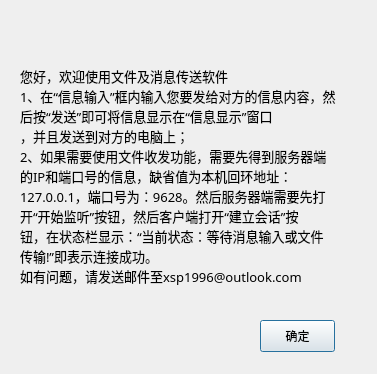
<?xml version="1.0" encoding="UTF-8"?>
<ui version="4.0">
 <class>Dialog</class>
 <widget class="QDialog" name="Dialog">
  <property name="geometry">
   <rect>
    <x>0</x>
    <y>0</y>
    <width>377</width>
    <height>374</height>
   </rect>
  </property>
  <property name="windowTitle">
   <string>帮助</string>
  </property>
  <property name="styleSheet">
   <string notr="true">MainWindow{
background-color:#EEEEEE
}
QPalette{background:#CFDDEE;}QGroupBox#gboxDevicePanel&gt;QLabel{color:#324C6C;}

QWidget#frmMain,QWidget[Form=&quot;true&quot;]{
border:1px solid #B4C2D7;
border-radius:0px;
}

.QFrame{
border:1px solid #B4C2D7;
border-radius:5px;
}

QLabel,QLineEdit,QTextEdit,QPlainTextEdit,QSpinBox,QGroupBox,QComboBox,QDateEdit,QTimeEdit,QDateTimeEdit,QSpinBox,QTreeView,QListView,QTableView,QTabWidget::pane{
color:#324C6C;
}

QWidget#widget_title{
background:qlineargradient(spread:pad,x1:0,y1:0,x2:0,y2:1,stop:0 #C0D3EB,stop:1 #BCCFE7);
}

QLabel#lab_Ico,QLabel#lab_Title{
border-radius:0px;
color:#324C6C;
background-color:rgba(0,0,0,0);
border-style:none;
}

QToolButton::menu-indicator{
image:None;
}

QToolButton,QWidget#widget_frm&gt;QLabel{
border-style:none;
padding:10px;
color:#324C6C;
background:qlineargradient(spread:pad,x1:0,y1:0,x2:0,y2:1,stop:0 #C0D3EB,stop:1 #BCCFE7);
}

QToolButton:hover,QWidget#widget_frm&gt;QLabel:hover{
background:qlineargradient(spread:pad,x1:0,y1:0,x2:0,y2:1,stop:0 #D2E3F5,stop:1 #CADDF3);
}

QLabel[labVideo=&quot;true&quot;]{
color:#324C6C;
border:1px solid #B4C2D7;
background:qlineargradient(spread:pad,x1:0,y1:0,x2:0,y2:1,stop:0 #C0D3EB,stop:1 #BCCFE7);
}

QLabel[labVideo=&quot;true&quot;]:focus{
border:1px solid #FF0000;
background:qlineargradient(spread:pad,x1:0,y1:0,x2:0,y2:1,stop:0 #D2E3F5,stop:1 #CADDF3);
}

QLineEdit,QTextEdit,QPlainTextEdit,QSpinBox{
border:1px solid #B4C2D7;
border-radius:5px;
padding:2px;
background:none;
selection-background-color:#C0D3EB;
selection-color:#324C6C;
}

QLineEdit[echoMode=&quot;2&quot;]{
lineedit-password-character:9679;
}

.QGroupBox{
border:1px solid #B4C2D7;
border-radius:5px;
}

.QPushButton{
border-style:none;
border:1px solid #B4C2D7;
color:#324C6C;
padding:5px;
min-height:20px;
border-radius:5px;
background:qlineargradient(spread:pad,x1:0,y1:0,x2:0,y2:1,stop:0 #C0D3EB,stop:1 #BCCFE7);
}

.QPushButton:hover{
background:qlineargradient(spread:pad,x1:0,y1:0,x2:0,y2:1,stop:0 #D2E3F5,stop:1 #CADDF3);
}

.QPushButton:pressed{
background:qlineargradient(spread:pad,x1:0,y1:0,x2:0,y2:1,stop:0 #C0D3EB,stop:1 #BCCFE7);
}

.QPushButton:disabled{
color:#838383;
background:#F4F4F4;
}

QPushButton#btnSplitterH{
padding:2px;
min-height:8px;
}

QPushButton#btnMenu,QPushButton#btnMenu_Min,QPushButton#btnMenu_Max,QPushButton#btnMenu_Close,QPushButton#btnSplitterV,QPushButton#btnSplitterH{
border-radius:0px;
color:#324C6C;
background-color:rgba(0,0,0,0);
border-style:none;
}

QPushButton#btnMenu:hover,QPushButton#btnMenu_Min:hover,QPushButton#btnMenu_Max:hover,QPushButton#btnSplitterV:hover,QPushButton#btnSplitterH:hover{
background-color:qlineargradient(spread:pad,x1:0,y1:1,x2:0,y2:0,stop:0 rgba(25,134,199,0),stop:1 #D2E3F5);
}

QPushButton#btnMenu_Close:hover{
background-color:qlineargradient(spread:pad,x1:0,y1:1,x2:0,y2:0,stop:0 rgba(238,0,0,128),stop:1 rgba(238,44,44,255));
}

QCheckBox{
color:#324C6C;
spacing:2px;
}

QCheckBox::indicator{
width:20px;
height:20px;
}

QCheckBox::indicator:unchecked{
image:url(:/image/checkbox_unchecked.png);
}

QCheckBox::indicator:checked{
image:url(:/image/checkbox_checked.png);
}

QRadioButton{
color:#324C6C;
spacing:2px;
}

QRadioButton::indicator{
width:15px;
height:15px;
}

QRadioButton::indicator::unchecked{
image:url(:/image/radio_normal.png);
}

QRadioButton::indicator::checked{
image:url(:/image/radio_selected.png);
}

QSpinBox::up-button,QDateEdit::up-button,QTimeEdit::up-button,QDateTimeEdit::up-button{
image:url(:/image/add_top.png);
}

QSpinBox::down-button,QDateEdit::down-button,QTimeEdit::down-button,QDateTimeEdit::down-button{
image:url(:/image/add_bottom.png);
}

QComboBox,QDateEdit,QTimeEdit,QDateTimeEdit,QSpinBox{
border-radius:3px;
padding:3px 5px 3px 5px;
border:1px solid #B4C2D7;
background:none;
selection-background-color:#C0D3EB;
selection-color:#324C6C;
}

QComboBox::drop-down,QDateEdit::drop-down,QTimeEdit::drop-down,QDateTimeEdit::drop-down{
subcontrol-origin:padding;
subcontrol-position:top right;
width:15px;
border-left-width:1px;
border-left-style:solid;
border-top-right-radius:3px;
border-bottom-right-radius:3px;
border-left-color:#B4C2D7;
}

QComboBox::down-arrow,QDateEdit::down-arrow,QTimeEdit::down-arrow,QDateTimeEdit::down-arrow{
image:url(:/image/add_bottom.png);
}

QMenu{
color:#324C6C;
background-color:#C0D3EB;
margin:2px;
}

QMenu::item{
padding:3px 20px 3px 20px;
}

QMenu::indicator{
width:13px;
height:13px;
}

QMenu::item:selected{
color:#324C6C;
border:0px solid #B4C2D7;
background:qlineargradient(spread:pad,x1:0,y1:0,x2:0,y2:1,stop:0 #C0D3EB,stop:1 #BCCFE7);
}

QMenu::separator{
height:1px;
background:#B4C2D7;
}

QProgressBar{
background:#BCCFE7;
border-radius:5px;
text-align:center;
border:1px solid #C0D3EB;
}

QProgressBar::chunk{
width:5px;
margin:0.5px;
background-color:#D2E3F5;
}

QSlider::groove:horizontal,QSlider::add-page:horizontal{
height:8px;
border-radius:3px;
background:#BCCFE7;
}

QSlider::sub-page:horizontal{
height:8px;
border-radius:3px;
background:#CADDF3;
}

QSlider::handle:horizontal{
width:13px;
margin-top:-3px;
margin-bottom:-3px;
border-radius:6px;
background:qradialgradient(spread:pad,cx:0.5,cy:0.5,radius:0.5,fx:0.5,fy:0.5,stop:0.6 #FFFFFF,stop:0.8 #BCCFE7);
}

QSlider::groove:vertical,QSlider::sub-page:vertical{
width:8px;
border-radius:3px;
background:#BCCFE7;
}

QSlider::add-page:vertical{
width:8px;
border-radius:3px;
background:#CADDF3;
}

QSlider::handle:vertical{
height:13px;
margin-left:-2px;
margin-right:-3px;
border-radius:6px;
background:qradialgradient(spread:pad,cx:0.5,cy:0.5,radius:0.5,fx:0.5,fy:0.5,stop:0.6 #FFFFFF,stop:0.8 #BCCFE7);
}

QScrollBar:vertical{
width:10px;
background-color:rgba(0,0,0,0%);
padding-top:10px;
padding-bottom:10px;
}

QScrollBar:horizontal{
height:10px;
background-color:rgba(0,0,0,0%);
padding-left:10px;
padding-right:10px;
}

QScrollBar::handle:vertical,QScrollBar::handle:horizontal{
width:10px;
background:#CADDF3;
}

QScrollBar::handle:vertical:hover,QScrollBar::handle:horizontal:hover{
width:10px;
background:#CADDF3;
}

QScrollBar::add-line:vertical{
height:10px;
width:10px;
subcontrol-position:bottom;
subcontrol-origin:margin;
border-image:url(:/image/add_bottom.png);
}

QScrollBar::add-line:horizontal{
height:10px;
width:10px;
subcontrol-position:right;
subcontrol-origin:margin;
border-image:url(:/image/add_right.png);
}

QScrollBar::sub-line:vertical{
height:10px;
width:10px;
subcontrol-position:top;
subcontrol-origin:margin;
border-image:url(:/image/add_top.png);
}

QScrollBar::sub-line:horizontal{
height:10px;
width:10px;
subcontrol-position:left;
subcontrol-origin:margin;
border-image:url(:/image/add_left.png);
}

QScrollBar::add-page:vertical,QScrollBar::sub-page:vertical,QScrollBar::add-page:horizontal,QScrollBar::sub-page:horizontal{
width:10px;
background:#BCCFE7;
}

QScrollArea{
border:0px;
}

QTreeView,QListView,QTableView,QTabWidget::pane{
border:1px solid #B4C2D7;
selection-background-color:#D2E3F5;
selection-color:#324C6C;
alternate-background-color:#CADDF3;
}

QTableView::item:selected,QListView::item:selected,QTreeView::item:selected{
color:#324C6C;
background:qlineargradient(spread:pad,x1:0,y1:0,x2:0,y2:1,stop:0 #C0D3EB,stop:1 #BCCFE7);
}

QTableView::item:hover,QListView::item:hover,QTreeView::item:hover{
color:#324C6C;
background:qlineargradient(spread:pad,x1:0,y1:0,x2:0,y2:1,stop:0 #D2E3F5,stop:1 #CADDF3);
}

QTableView::item,QListView::item,QTreeView::item{
padding:5px;
margin:0px;
}

QHeaderView::section,QTableCornerButton:section{
padding:3px;
margin:0px;
color:#324C6C;
border:1px solid #B4C2D7;
background:qlineargradient(spread:pad,x1:0,y1:0,x2:0,y2:1,stop:0 #D2E3F5,stop:1 #CADDF3);
}

QTabBar::tab{
border-radius:5px;
border:1px solid #B4C2D7;
color:#324C6C;
min-width:55px;
min-height:20px;
padding:3px 8px 3px 8px;
margin:1px;
background:qlineargradient(spread:pad,x1:0,y1:0,x2:0,y2:1,stop:0 #D2E3F5,stop:1 #CADDF3);
}

QTabBar::tab:selected,QTabBar::tab:hover{
background:qlineargradient(spread:pad,x1:0,y1:0,x2:0,y2:1,stop:0 #C0D3EB,stop:1 #BCCFE7);
}

QStatusBar::item{
border:0px solid #C0D3EB;
border-radius:3px;
}

QToolBox::tab,QToolTip,QGroupBox#gboxDevicePanel{
padding:3px;
border-radius: 5px;
color:#324C6C;
background:qlineargradient(spread:pad,x1:0,y1:0,x2:0,y2:1,stop:0 #C0D3EB,stop:1 #BCCFE7);
}

QToolBox::tab:selected{
background:qlineargradient(spread:pad,x1:0,y1:0,x2:0,y2:1,stop:0 #D2E3F5,stop:1 #CADDF3);
}
</string>
  </property>
  <widget class="QLabel" name="label">
   <property name="geometry">
    <rect>
     <x>20</x>
     <y>0</y>
     <width>341</width>
     <height>351</height>
    </rect>
   </property>
   <property name="font">
    <font>
     <family>Adobe 楷体 Std R</family>
     <pointsize>10</pointsize>
     <weight>50</weight>
     <bold>false</bold>
    </font>
   </property>
   <property name="styleSheet">
    <string notr="true"/>
   </property>
   <property name="text">
    <string>您好，欢迎使用文件及消息传送软件
1、在“信息输入”框内输入您要发给对方的信息内容，然
后按“发送”即可将信息显示在“信息显示”窗口
，并且发送到对方的电脑上；
2、如果需要使用文件收发功能，需要先得到服务器端
的IP和端口号的信息，缺省值为本机回环地址：
127.0.0.1，端口号为：9628。然后服务器端需要先打
开“开始监听”按钮，然后客户端打开“建立会话”按
钮，在状态栏显示：“当前状态：等待消息输入或文件
传输!”即表示连接成功。
如有问题，请发送邮件至xsp1996@outlook.com</string>
   </property>
  </widget>
  <widget class="QPushButton" name="pushButton">
   <property name="geometry">
    <rect>
     <x>260</x>
     <y>320</y>
     <width>75</width>
     <height>32</height>
    </rect>
   </property>
   <property name="text">
    <string>确定</string>
   </property>
  </widget>
 </widget>
 <resources/>
 <connections/>
</ui>
